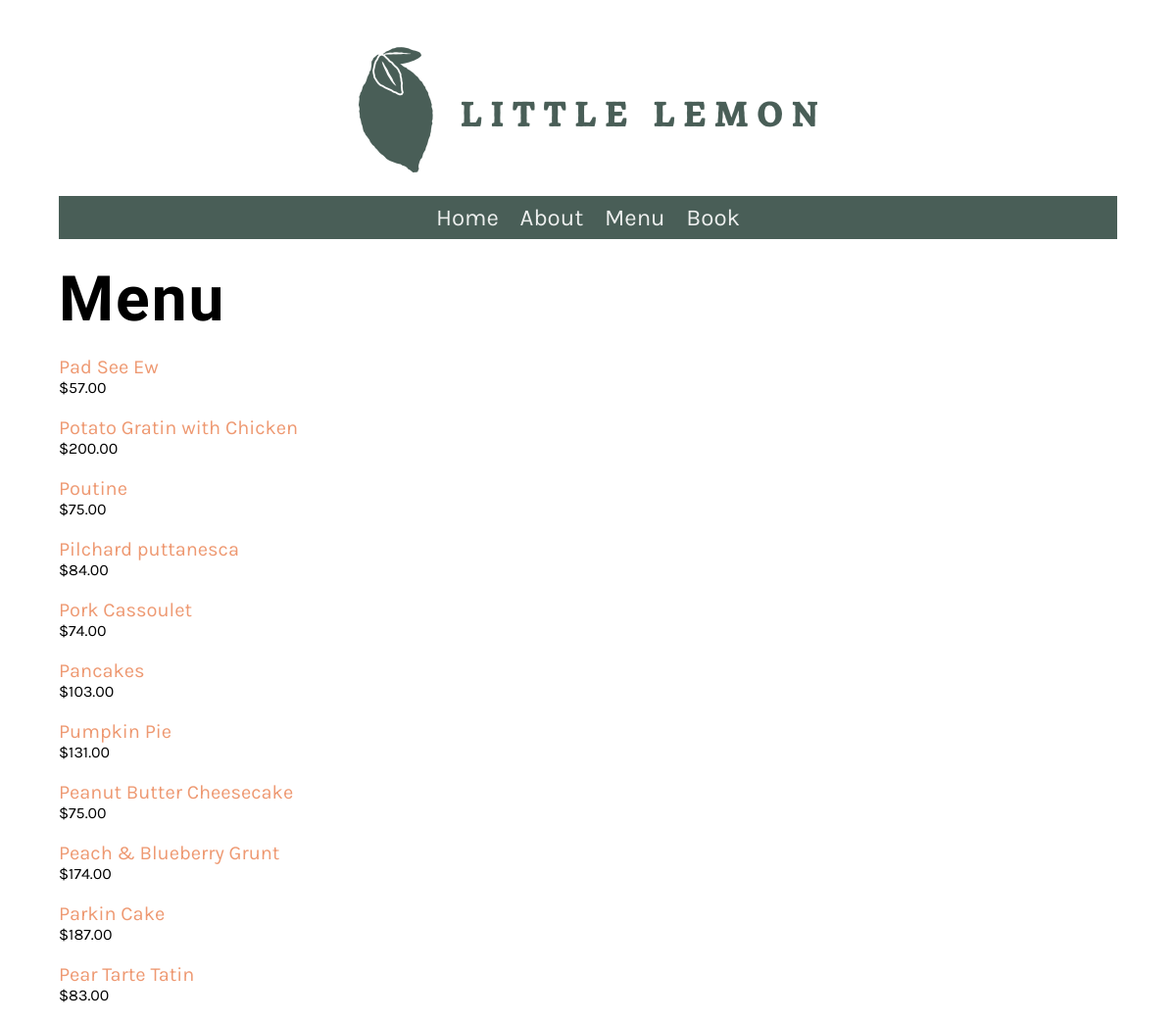
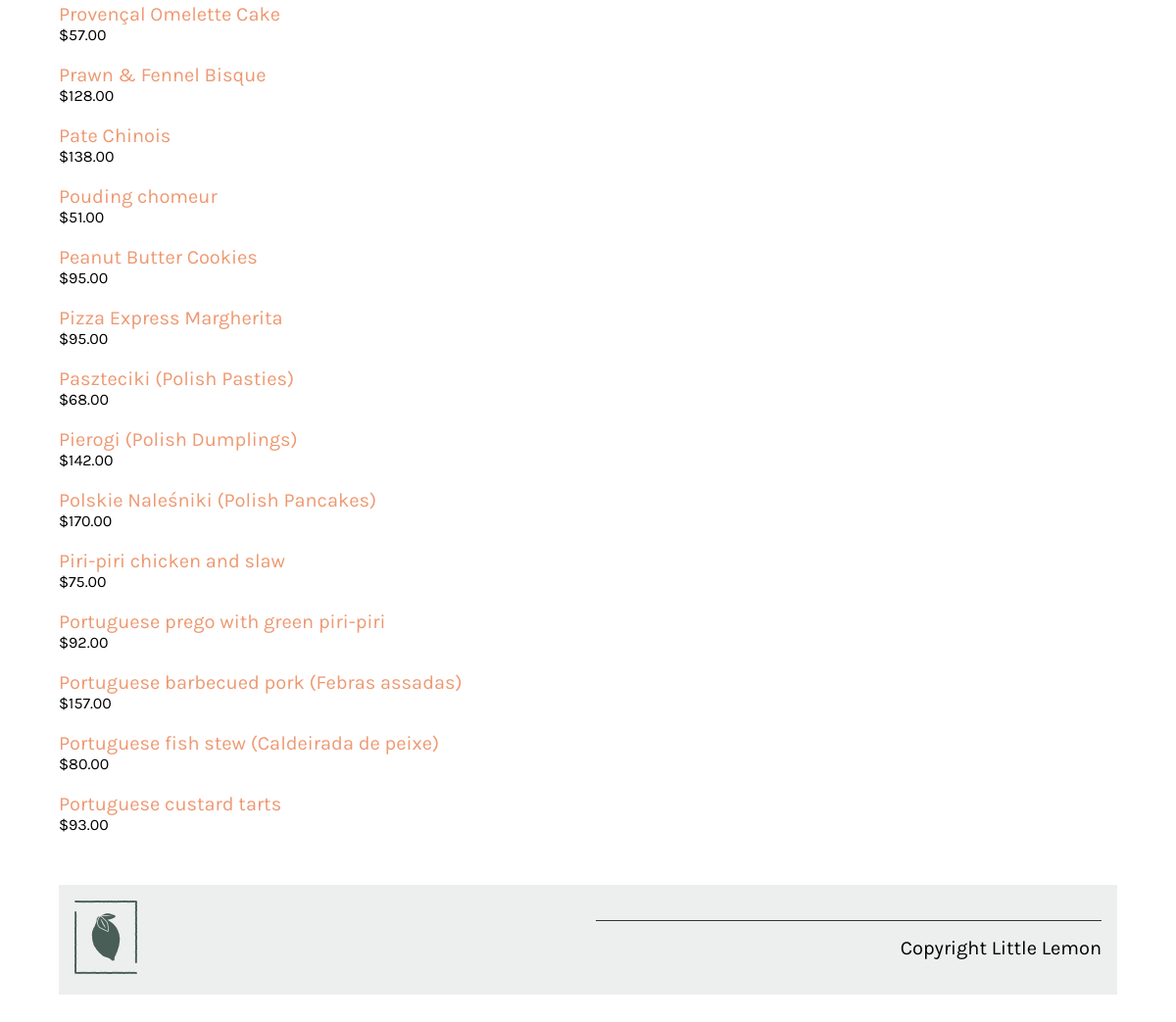
The app's page /menu/ with its own data (2 pictures, top to bottom).
### restaurant/models.py (models this page shows)
class Menu(models.Model):
   name = models.CharField(max_length = 200,default=None)
   category = models.CharField(max_length=50,default=None)
   image_url = models.URLField(max_length=200,default=None)
   price = models.IntegerField()
   def __str__(self):
      return self.name

### restaurant/views.py (the view)
# urls.py: path('menu/',views.menu,name="menu"),
def menu(request):
    menu_data = Menu.objects.all()
    print(menu_data)
    main_data = {"menu":menu_data}
    print(main_data)
    return render(request, "menu.html",{"menu":main_data})

### restaurant/templates/menu.html (shortened to what this page needs)
{% extends 'base.html' %}
{% load static %}
{% block content %}
<h1>Menu</h1>
<div class="column">
   {% for item in menu.menu %}
   <p>
      <a href=" {% url 'menu_item' pk=item.pk %}">
        {{ item.name }}
        </a>
      <span class="menu-price">
         ${{ item.price }}.00
      </span>
   </p>
   {% endfor %}
</div>
{% endblock %}

### restaurant/templates/base.html (shortened to what this page needs)
{% load static %}
<!DOCTYPE html>
<html lang="en">
  <head>
    <link
      rel="preload"
      as="style"
      href="{% static 'css/style.css' %}"
      onload="this.rel = 'stylesheet'"
    />
  </head>
  <body>
    {% include 'partials/_header.html' %}
    <main>{% block content %} {% endblock %}</main>
    {% include 'partials/_footer.html' %}
  </body>
</html>

### restaurant/templates/partials/_header.html
{% load static %}
<header>
  <img src="{% static 'img/logo.png' %}" />
</header>
<nav>
  <ul>
    <li><a href="{% url 'home' %}">Home</a></li>
    <li><a href="{% url 'about' %}">About</a></li>
    <li><a href="{% url 'menu' %}">Menu</a></li>
    <li><a href="{% url 'book' %}">Book</a></li>
  </ul>
</nav>

### restaurant/templates/partials/_footer.html
{% load static %}
<footer>
  <article>
        <img src="{% static 'img/logo_footer.png' %}" />
  </article>
  <article>
    <p>Copyright Little Lemon </p>
  </article>
</footer>

### restaurant/static/css/style.css (style rules this page uses)
body { font-family: 'Karla', sans-serif; margin-top: 3rem; margin-bottom: 3rem; margin-left: 5%; margin-right: 5%; }
h1, h2, h3, h4, h5, h6 { font-family: 'Markazi Text', serif; letter-spacing: 2px;; }
h1 { font-size: 4rem; margin-top: 1.5rem; margin-bottom: 0; }
p, ul { font-size: 1.25rem;; }
a { color: #EE9972; text-decoration: none; }
header img { display: block; margin-left: auto; margin-right: auto; max-width: 100%; height: auto; }
nav { background-color: #495E57; margin-top: 1rem; margin-bottom: 1rem; margin-bottom: 0px; }
nav ul { list-style: none; font-size: 1.5rem; text-align: center; padding-inline-start: 0rem; margin-bottom: 0px; }
nav ul li { display: inline-block; margin: 0.5rem; }
nav ul a { color: #EDEFEE; text-decoration: none; }
article { flex:1; }
article img { max-width: 100%; }
footer { background-color: #EDEFEE; padding: 1rem; display: flex; gap: 2rem 1rem; }
footer img { max-width: 50%; }
footer p { border-top: #333333; border-style: solid; border-width: 0.1rem; border-bottom: none; border-left: none; border-right: none; text-align: right; padding-top: 1rem;; }
.column { flex-basis: 50%; margin-bottom: 1rem; padding-bottom: 1rem; }
.menu-price { display: block; font-size: 1rem; }

### records on screen
Menu: name "Pad See Ew", price "57"
Menu: name "Potato Gratin with Chicken", price "200"
Menu: name "Poutine", price "75"
Menu: name "Pilchard puttanesca", price "84"
Menu: name "Pork Cassoulet", price "74"
Menu: name "Pancakes", price "103"
Menu: name "Pumpkin Pie", price "131"
Menu: name "Peanut Butter Cheesecake", price "75"
Menu: name "Peach & Blueberry Grunt", price "174"
Menu: name "Parkin Cake", price "187"
Menu: name "Pear Tarte Tatin", price "83"
Menu: name "Provençal Omelette Cake", price "57"
Menu: name "Prawn & Fennel Bisque", price "128"
Menu: name "Pate Chinois", price "138"
Menu: name "Pouding chomeur", price "51"
Menu: name "Peanut Butter Cookies", price "95"
Menu: name "Pizza Express Margherita", price "95"
Menu: name "Paszteciki (Polish Pasties)", price "68"
Menu: name "Pierogi (Polish Dumplings)", price "142"
Menu: name "Polskie Naleśniki (Polish Pancakes)", price "170"
Menu: name "Piri-piri chicken and slaw", price "75"
Menu: name "Portuguese prego with green piri-piri", price "92"
Menu: name "Portuguese barbecued pork (Febras assadas)", price "157"
Menu: name "Portuguese fish stew (Caldeirada de peixe)", price "80"
Menu: name "Portuguese custard tarts", price "93"
